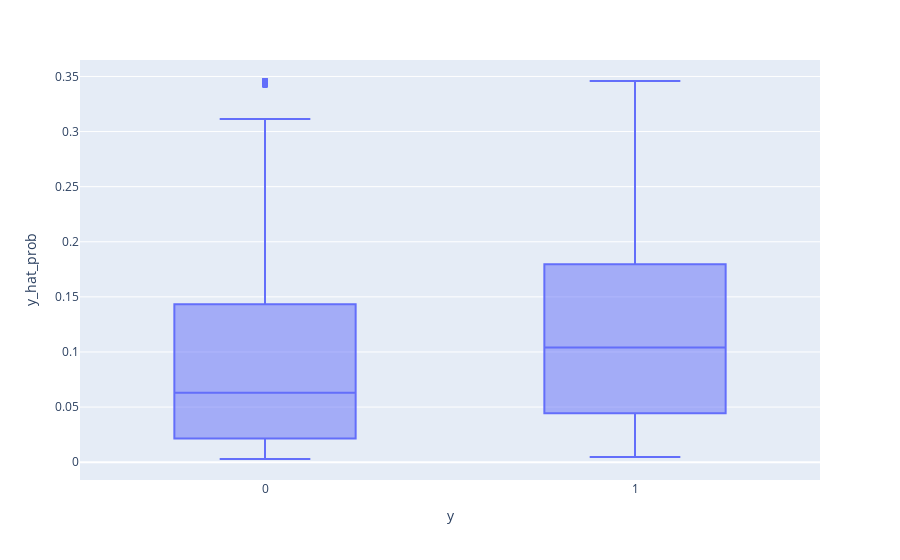

Here is the notebook cell this chart was saved with:
### Code cell
nb_test_set = baseline_test
for col in nb_test_set:
    if nb_test_set[col].dtype.name == "category":
        nb_test_set[col] = nb_test_set[col].cat.codes

pred_probas = clf.predict_proba(nb_test_set.drop("has_dental_ga", axis=1))[:,1]
preds = clf.predict(nb_test_set.drop("has_dental_ga", axis=1))
preds_df = pd.DataFrame(dict(
    y_hat_prob = pred_probas,
    y_hat = preds,
    y = nb_test_set.has_dental_ga
))

px.box(preds_df, x="y", y="y_hat_prob")

### Figure 1 — Plotly figure (JSON) as saved in the notebook; plotly's stock layout.template omitted (floating-point values rounded to 4 significant figures; data arrays with more than 128 entries replaced by an {"elided": "..."} marker saying what was removed)
{"data": [{"alignmentgroup": "True", "hovertemplate": "y=%{x}<br>y_hat_prob=%{y}<extra></extra>", "legendgroup": "", "marker": {"color": "#636efa"}, "name": "", "notched": false, "offsetgroup": "", "orientation": "v", "showlegend": false, "type": "box", "x": {"elided": "3733 float values"}, "x0": " ", "xaxis": "x", "y": {"elided": "3733 float values"}, "y0": " ", "yaxis": "y"}], "layout": {"boxmode": "group", "legend": {"tracegroupgap": 0}, "margin": {"t": 60}, "xaxis": {"anchor": "y", "domain": [0.0, 1.0], "title": {"text": "y"}}, "yaxis": {"anchor": "x", "domain": [0.0, 1.0], "title": {"text": "y_hat_prob"}}}}
